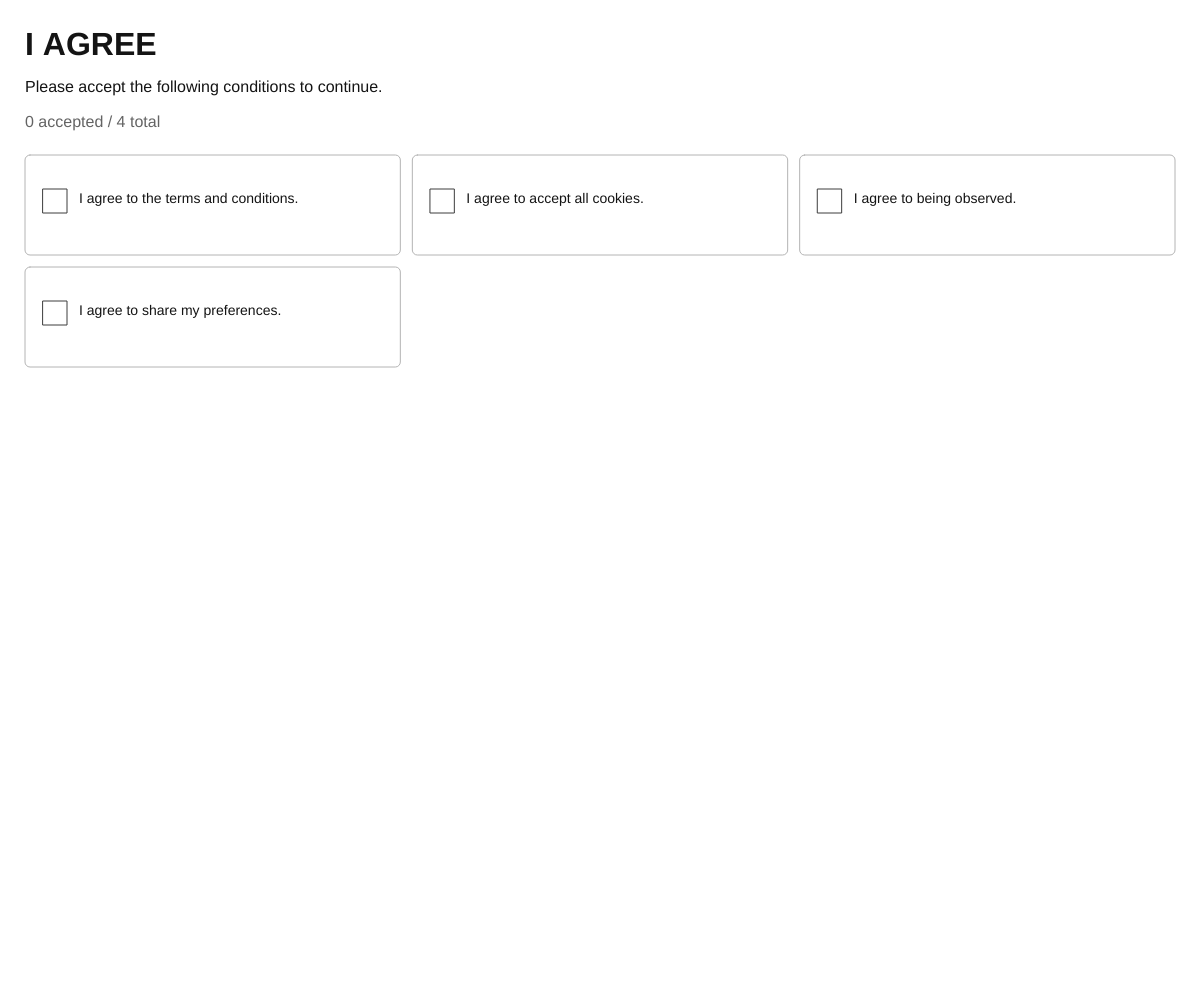
Frame 1 (no input)
Frame 60 (no input): identical to frame 1, image omitted
Frame 120 (the mouse pressed at the canvas centre since frame 60): identical to frame 1, image omitted

The p5.js sketch that drew this single still picture (run headless with seeded random() and noise() and a simulated clock; from frame 60 on, the mouse is pressed at the canvas centre):

// p5.js sketch
// ── sketch.js
// global variables
let statements = [ // define an array of statements
  "I agree to the terms and conditions.", 
  "I agree to accept all cookies.",
  "I agree to being observed.",
  "I agree to share my preferences.",
  "I agree to be categorised.",
  "I agree to receive notifications.",
  "I agree to be predictable.",
  "I agree to being measured.",
  "I agree not to read these terms.",
  "I agree to be shown more advertisements.",
  "I agree to surrender my attention.",
  "I agree to future changes to this agreement.",
  "I agree to keep scrolling.",
  "I agree that my data is valuable.",
  "I agree to receive more agreements.",
  "I agree to be tracked.",
  "I agree to be profiled.",
  "I agree to be monetised.",
  "I agree to agree to this agreement.",
  "I agree that I have no choice.",
  "I agree."
]; // end of array
let agreements = []; // define an empty array to hold the displayed agreements
let nextStatement = 0; // define a variable to hold the index of the next statement to display
// values for arranging the agreement cards in a grid
let margin = 25; // define a variable to hold the margin around the grid
let gap = 12; // define a variable to hold the gap between the agreement cards
let boxHeight = 100; // define a variable to hold the height of each agreement card
let startY = 155; // define a variable to hold the starting y position of the grid

function setup() { // setup function
  createCanvas(windowWidth, windowHeight); // create a canvas that fills the window
  textFont('Arial'); // set the font to Arial

  // start with the first four agreements
  for (let i = 0; i < 4; i++) { // loop through the first four statements
    addAgreement(); // add the agreement to the agreements array
  } // end of for loop

  updateCanvasHeight(); // update the canvas height based on the number of agreements
} // end of setup function

function addAgreement() { // addAgreement function
  agreements.push({ // add a new agreement to the agreements array
    message: statements[nextStatement % statements.length], // get the next statement from the statements array, using modulo to loop back to the start if we reach the end
    checked: false // set the checked property to false
  }); // end of push

  nextStatement++; // increment the nextStatement index
} // end of addAgreement function

function numberOfColumns() { // numberOfColumns function
  if (windowWidth < 600) { // if the window width is less than 600 pixels
    return 1; // return 1 column
  } else if (windowWidth < 950) { // if the window width is less than 950 pixels
     return 2; // return 2 columns
  } else { // if the window width is greater than or equal to 950 pixels
     return 3; // return 3 columns
  } // end of if statement
} // end of numberOfColumns function

function getBoxPosition(i) { // getBoxPosition function
  let columns = numberOfColumns(); // get the number of columns
  let boxWidth = (width - margin * 2 - gap * (columns - 1)) / columns; // calculate the width of each box
  let column = i % columns; // modulo the index by the number of columns to get the column number
  let row = floor(i / columns); // divide the index by the number of columns and round down to get the row number
  return { // return an object with the x and y position of the box
    x : margin + column * (boxWidth + gap), // calculate the x position of the box
    y : startY + row * (boxHeight + gap), // calculate the y position of the box
    w : boxWidth, // set the width of the box
  }; // end of return
} // end of getBoxPosition function

function draw() { // draw function
  background(255); // set the background to white

  // draw the title
  noStroke(); // disable stroke
  fill(20); // set the fill color to dark gray
  textSize(32); // set the text size to 32 pixels
  textStyle(BOLD); // set the text style to bold
  textAlign(LEFT, TOP); // set the text alignment to left and top
  text("I AGREE", margin, 30); // draw the title at the top of the canvas
  
  // draw the instructions
  textStyle(NORMAL); // set the text style to normal
  textSize(16); // set the text size to 16 pixels
  text("Please accept the following conditions to continue.", margin, 80); // draw the instructions below the title

  // count the accepted agreements
  let accepted = 0; // define a variable to hold the number of accepted agreements

  for (let i = 0; i < agreements.length; i++) { // loop through the agreements array
    if (agreements[i].checked) { // if the agreement is checked
      accepted++; // increment the accepted counter
    } // end of for loop
  } // end of for loop

  // draw agreements accepted counter
  fill(100); // set the fill color to gray
  text ( 
    accepted + " accepted / " + agreements.length + " total", margin, 115
  ); // draw the accepted counter

  // draw the agreements
  for (let i = 0; i < agreements.length; i++) { // loop through the agreements array
    let agreement = agreements[i]; // get the current agreement
    let pos = getBoxPosition(i); // get the position of the box for the current agreement

    // agreement card
    stroke(180); // set the stroke color to gray
    strokeWeight(1); // set the stroke weight to 1 pixel
    fill(agreement.checked ? color(200, 255, 200) : 255); // set the fill color to light green if checked, otherwise white
    rect(pos.x, pos.y, pos.w, boxHeight, 5); // draw the agreement card with rounded corners

    // checkbox
    fill(255); // set the fill color to white
    stroke(60); // set the stroke color to dark gray
    rect(pos.x + 18, pos.y + 34, 24, 24); // draw the checkbox

    // display tick mark if checked
    if (agreement.checked) { // if the agreement is checked
      stroke(20, 140, 70); // set the stroke color to dark green
      strokeWeight(3); // set the stroke weight to 3 pixels
      line(pos.x + 22, pos.y + 46, pos.x + 28, pos.y + 53); // draw the first line of the tick mark
      line(pos.x + 28, pos.y + 53, pos.x + 39, pos.y + 39); // draw the second line of the tick mark
    } // end of if statement

    // agreement text
    noStroke(); // disable stroke
    fill(20); // set the fill color to dark gray
    textSize(14); // set the text size to 14 pixels
    text( 
      agreement.message, pos.x + 54, pos.y + 37, pos.w - 65, 65
    ); // draw the agreement text within the box, with some padding
  } // end of for loop 
} // end of draw function

function mousePressed() { // mousePressed function
  for (let i = 0; i < agreements.length; i++) { // loop through the agreements array
    let pos = getBoxPosition(i); // get the position of the box for the current agreement
    if (mouseX > pos.x && mouseX < pos.x + pos.w && mouseY > pos.y && mouseY < pos.y + boxHeight) { // check if the mouse is within the agreement box area
      if (!agreements[i].checked) { // if the agreement is not checked
        agreements[i].checked = true; // check the agreement
        addAgreement(); // add a new agreement to the agreements array
        addAgreement(); // add another new agreement to the agreements array
        updateCanvasHeight(); // update the canvas height based on the number of agreements
      } // end of if statement
      break; // exit the loop after checking one agreement
    } // end of if statement
  } // end of for loop 
} // end of mousePressed function

// update the canvas height based on the number of agreements
function updateCanvasHeight() { // updateCanvasHeight function
  let rows = ceil(agreements.length / numberOfColumns()); // calculate the number of rows needed based on the number of agreements and columns
  let requiredHeight = startY + rows * (boxHeight + gap) + 50; // calculate the required height of the canvas

  resizeCanvas(windowWidth, max(windowHeight, requiredHeight)); // resize the canvas to the required height or the window height, whichever is greater
} // end of updateCanvasHeight function

function windowResized() { // windowResized function
  updateCanvasHeight(); // update the canvas height based on the number of agreements
} // end of windowResized function
